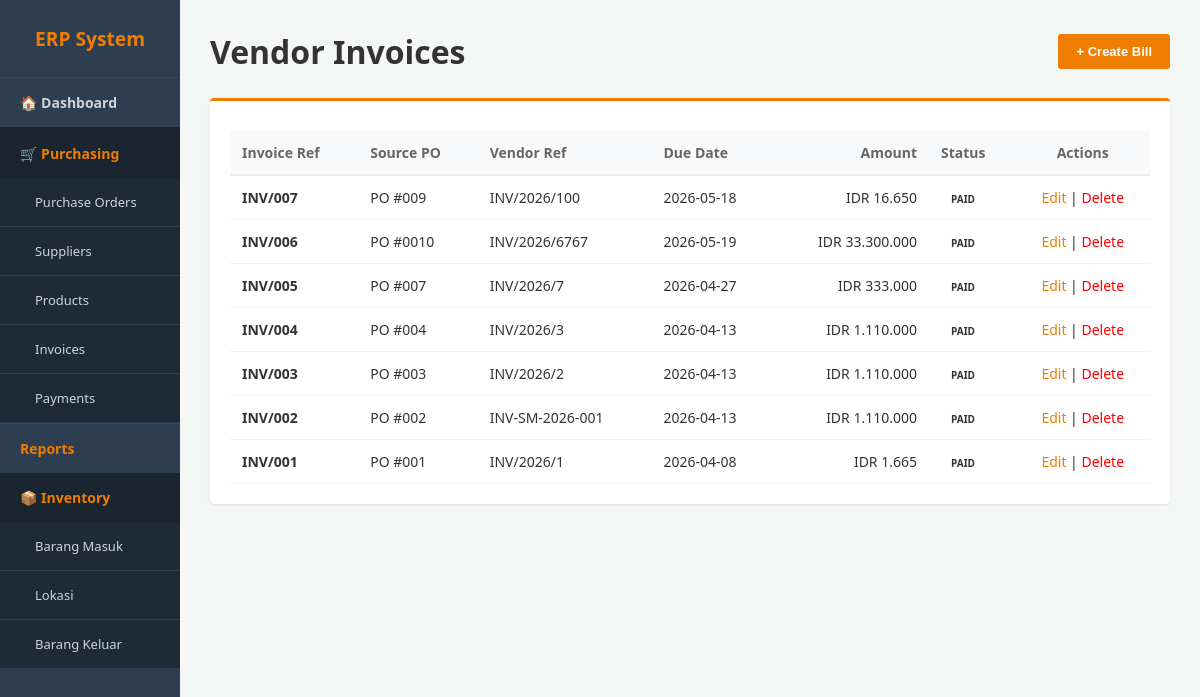
The app's page /invoice.php with its own data.
### tables this page shows
CREATE TABLE `invoice` (
  `id_invoice` int(11) NOT NULL,
  `fk_purchase` int(11) DEFAULT NULL,
  `nomor_invoice_vendor` varchar(100) DEFAULT NULL,
  `tanggal_invoice` date DEFAULT NULL,
  `tanggal_jatuh_tempo` date DEFAULT NULL,
  `status_invoice` enum('draft','posted','cancel') DEFAULT 'draft',
  `status_pembayaran` enum('unpaid','partial','paid') DEFAULT 'unpaid',
  `total_tagihan` decimal(15,2) NOT NULL
);

CREATE TABLE `transaksi_purchase` (
  `id_purchase` int(11) NOT NULL,
  `fk_supplier` int(11) DEFAULT NULL,
  `tanggal_order` date DEFAULT NULL,
  `tanggal_target_kedatangan` date DEFAULT NULL,
  `status_dokumen` enum('draft','sent','purchase','done','cancel') DEFAULT 'draft',
  `total_sebelum_pajak` decimal(15,2) DEFAULT 0.00,
  `pajak_ppn` decimal(15,2) DEFAULT 0.00,
  `total_keseluruhan` decimal(15,2) DEFAULT 0.00
);

### invoice.php (the view, shortened to what this page needs)
<?php
include 'config.php';
include 'header.php';
?>
<div class="header-bar">
    <h1>Vendor Invoices</h1>
    <button onclick="toggleForm()" class="btn-orange"><?= isset($_GET['edit']) ? 'Edit Mode' : '+ Create Bill' ?></button>
</div>
<div class="card">
    <table>
        <thead>
            <tr>
                <th>Invoice Ref</th>
                <th>Source PO</th>
                <th>Vendor Ref</th>
                <th>Due Date</th>
                <th style="text-align:right">Amount</th>
                <th>Status</th>
                <th style="text-align:center">Actions</th>
            </tr>
        </thead>
        <tbody>
            <?php
            $sql = "SELECT i.*, p.id_purchase FROM invoice i
                    JOIN transaksi_purchase p ON i.fk_purchase = p.id_purchase ORDER BY i.id_invoice DESC";
            $res = mysqli_query($conn, $sql);
            while($row = mysqli_fetch_assoc($res)) {
                $pay_status = ($row['status_pembayaran'] == 'paid') ? 'bg-posted' : (($row['status_pembayaran'] == 'unpaid') ? 'bg-draft' : 'bg-sent');
                echo "<tr>
                    <td><strong>INV/".str_pad($row['id_invoice'], 3, '0', STR_PAD_LEFT)."</strong></td>
                    <td>PO #00{$row['id_purchase']}</td>
                    <td>{$row['nomor_invoice_vendor']}</td>
                    <td>{$row['tanggal_jatuh_tempo']}</td>
                    <td style='text-align:right'>IDR ".number_format($row['total_tagihan'], 0, ',', '.')."</td>
                    <td><span class='badge $pay_status'>".strtoupper($row['status_pembayaran'])."</span></td>
                    <td style='text-align:center'>
                        <a href='invoice.php?edit={$row['id_invoice']}' style='color:#ef7d00; text-decoration:none;'>Edit</a> |
                        <a href='invoice.php?delete={$row['id_invoice']}' style='color:red; text-decoration:none;' onclick='return confirm(\"Hapus Invoice ini?\")'>Delete</a>
                    </td>
                </tr>";
            }
            ?>
        </tbody>
    </table>
</div>
<?php echo "</div></body></html>"; ?>

### header.php (style rules this page uses)
* { box-sizing: border-box; margin: 0; padding: 0; }
body { font-family: 'Segoe UI', Arial, sans-serif; background-color: #f4f7f6; display: flex; color: #333; }
.header-bar { display: flex; justify-content: space-between; align-items: center; margin-bottom: 25px; }
.card { background: white; padding: 20px; border-radius: 4px; box-shadow: 0 1px 3px rgba(0,0,0,0.1); border-top: 3px solid #ef7d00; }
table { width: 100%; border-collapse: collapse; margin-top: 10px; font-size: 14px; }
table th { background-color: #f8f9fa; text-align: left; padding: 12px; border-bottom: 2px solid #eee; color: #666; }
table td { padding: 12px; border-bottom: 1px solid #f1f1f1; }
.btn-orange { background-color: #ef7d00; color: white; padding: 10px 18px; border: none; border-radius: 3px; cursor: pointer; text-decoration: none; font-size: 13px; font-weight: bold; }
.badge { padding: 4px 10px; border-radius: 20px; font-size: 10px; font-weight: bold; }

### records on screen
invoice: id_invoice "007", fk_purchase.id_purchase "9", nomor_invoice_vendor "INV/2026/100", tanggal_jatuh_tempo "2026-05-18", total_tagihan "16.650", status_pembayaran "PAID"
invoice: id_invoice "006", fk_purchase.id_purchase "10", nomor_invoice_vendor "INV/2026/6767", tanggal_jatuh_tempo "2026-05-19", total_tagihan "33.300.000", status_pembayaran "PAID"
invoice: id_invoice "005", fk_purchase.id_purchase "7", nomor_invoice_vendor "INV/2026/7", tanggal_jatuh_tempo "2026-04-27", total_tagihan "333.000", status_pembayaran "PAID"
invoice: id_invoice "004", fk_purchase.id_purchase "4", nomor_invoice_vendor "INV/2026/3", tanggal_jatuh_tempo "2026-04-13", total_tagihan "1.110.000", status_pembayaran "PAID"
invoice: id_invoice "003", fk_purchase.id_purchase "3", nomor_invoice_vendor "INV/2026/2", tanggal_jatuh_tempo "2026-04-13", total_tagihan "1.110.000", status_pembayaran "PAID"
invoice: id_invoice "002", fk_purchase.id_purchase "2", nomor_invoice_vendor "INV-SM-2026-001", tanggal_jatuh_tempo "2026-04-13", total_tagihan "1.110.000", status_pembayaran "PAID"
invoice: id_invoice "001", fk_purchase.id_purchase "1", nomor_invoice_vendor "INV/2026/1", tanggal_jatuh_tempo "2026-04-08", total_tagihan "1.665", status_pembayaran "PAID"
